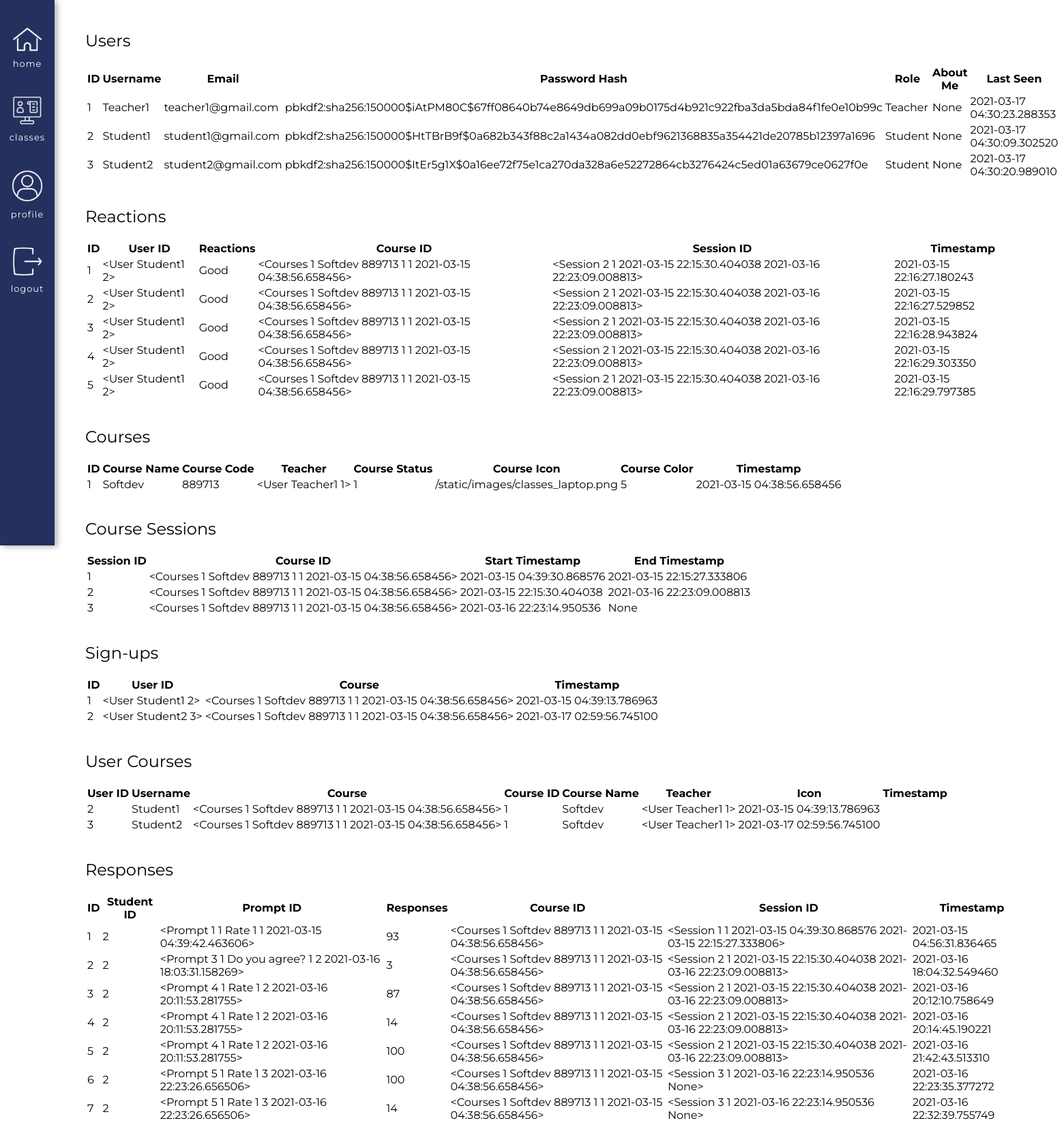
Page /database (signed in, upper part) on the committed database.
### app/models.py (models this page shows, shortened)
class User(UserMixin, db.Model):
    id = db.Column(db.Integer, primary_key=True)
    username = db.Column(db.String(64), index=True, unique=True) # adding columns to the database
    email = db.Column(db.String(120), index=True, unique=True)
    password_hash = db.Column(db.String(128))
    role = db.Column(db.Integer, index=False, unique=False) # 0 is Teacher, 1 is Student
    about_me = db.Column(db.String(140))
    last_seen = db.Column(db.DateTime, default=datetime.utcnow)
    posts = db.relationship('Post', backref='author', lazy='dynamic') # First part is calling it from the Post model, secret field is the backref (author)
    reactions = db.relationship('Reactions', backref='reactor', lazy='dynamic') # This will show all the reactions that this user has made
    teaches = db.relationship('Courses', backref='teacher', lazy='dynamic') # This will show all the courses that the user teaches
    signups = db.relationship('Signups', backref='student', lazy='dynamic') # This will show all of the signups of that user
    responses = db.relationship('Responses', backref='student_responder', lazy='dynamic') # This will show all the responses of that user
    prompts = db.relationship('Prompts', backref='teacher_prompter', lazy='dynamic') # This will show all forms of that teacher
    def __repr__(self):
        return '<User {} {}>'.format(self.username, self.id)

class Reactions(db.Model): # A base class for all models from Flask SQLAlchemy
    id = db.Column(db.Integer, primary_key=True) # every new database should have an ID so it knows how to organize the info passed in
    user_id = db.Column(db.Integer, db.ForeignKey('user.id')) # Taking the user ID from the user model, using the backref of reactor will show you the actual user
    reactions = db.Column(db.Integer, index=False, unique=False) # Creating a new column in the database for emotions. Not unique and not indexable
    reactions_course_id = db.Column(db.Integer, db.ForeignKey('courses.id')) # Using backref of course_actual will show you the actual course
    session_id = db.Column(db.Integer, db.ForeignKey('session.id')) # Using backref actual_session of will show you the actual session, e.g. <Session>
    timestamp = db.Column(db.DateTime, index=True, default=datetime.utcnow) # Timestamp

class Courses(db.Model):
    id = db.Column(db.Integer, primary_key=True) # Always need ID
    course_name = db.Column(db.String(140), index=False, unique=False) # Not indexable or unique bc many people can have the same course
    code = db.Column(db.Integer, index=True, unique=True) # Indexable to link it back to the course name
    timestamp = db.Column(db.DateTime, index=True, default=datetime.utcnow) # Timestamp
    status = db.Column(db.Integer, index=False, unique=False, default=0) # 0 means the class is inactive, 1 is active
    teacher_id = db.Column(db.Integer, db.ForeignKey('user.id'))  # Taking the user ID from the user model, using backref of teacher will show you the actual teacher
    icon = db.Column(db.String(220), index=False, unique=False, default="/static/images/classes_books.png") # Icon option, turtle gif is set as the default
    color = db.Column(db.Integer, index=False, unique=False, default=0) # Adding the option to decide the color of the class
    signups = db.relationship('Signups', backref='course_id', lazy='dynamic') # This will show all the student signups for this course
    reactions = db.relationship('Reactions', backref='course_actual', lazy='dynamic') # This will show all the reactions for this course
    session = db.relationship('Session', backref='session_course_id', lazy='dynamic') # This will show you all the sessions of the course
    forms = db.relationship('Prompts', backref='course_form', lazy='dynamic') # This will show you all of the forms of the course
    responses = db.relationship('Responses', backref='course_response', lazy='dynamic') # This will show you all of the responses of the course
    def __repr__(self):
        return '<Courses {} {} {} {} {} {}>'.format(self.id, self.course_name, self.code, self.teacher_id, self.status, self.timestamp)

class Session(db.Model):
    id = db.Column(db.Integer, primary_key=True)
    course_id = db.Column(db.Integer, db.ForeignKey('courses.id')) # Using the backref of session_course_id will show you the actual course
    timestamp_start = db.Column(db.DateTime, index=True, default=datetime.utcnow) # Timestamp of the class starting
    timestamp_end = db.Column(db.DateTime, index=True) # Timestamp of the class ending
    reactions = db.relationship('Reactions', backref='actual_session', lazy='dynamic') # This will show all the reactions for that session
    forms = db.relationship('Prompts', backref='session_form', lazy='dynamic') # This will show you all of the forms of the session
    responses = db.relationship('Responses', backref='session_response', lazy='dynamic') # This will show you all of the responses of the session
    def __repr__(self):
        return '<Session {} {} {} {}>'.format(self.id, self.course_id, self.timestamp_start, self.timestamp_end)

class Signups(db.Model):
    id = db.Column(db.Integer, primary_key=True) # Always need ID
    user_id = db.Column(db.Integer, db.ForeignKey('user.id')) # Using the backref student will show you the actual student who signed up, inside of the foreign key should be lowercase
    course = db.Column(db.Integer, db.ForeignKey('courses.id')) # Using the backref course_id will show you the actual id of the course
    timestamp = db.Column(db.DateTime, index=True, default=datetime.utcnow) # Timestamp

class Responses(db.Model):
    id = db.Column(db.Integer, primary_key=True) # every new database should have an ID so it knows how to organize the info passed in
    student_id = db.Column(db.Integer, db.ForeignKey('user.id')) # Taking the user ID from the user model, using the backref of student_responder will show you the actual user
    form_prompt_id = db.Column(db.Integer, db.ForeignKey('prompts.id')) # Using the backref of responder will show the actual prompt
    form_responses = db.Column(db.Integer, index=False, unique=False) # Creating a new column in the database for responses. Not unique and not indexable
    form_course_id = db.Column(db.Integer, db.ForeignKey('courses.id')) # Using backref of course_response will show you the actual course
    session_id = db.Column(db.Integer, db.ForeignKey('session.id')) # Using backref actual_session of will show you the actual session, e.g. <Session>
    timestamp = db.Column(db.DateTime, index=True, default=datetime.utcnow) # Timestamp
    def __repr__(self):
        return '<Response {} {} {} {} {} {} {}>'.format(self.id, self.student_id, self.form_prompt_id, self.form_responses, self.form_course_id, self.session_id, self.timestamp)

class Prompts(db.Model):
    id = db.Column(db.Integer, primary_key=True) # every new database should have an ID so it knows how to organize the info passed in
    teacher_id = db.Column(db.Integer, db.ForeignKey('user.id')) # Taking the user ID from the user model, using the backref of teacher_prompter will show you the actual user
    form_question = db.Column(db.String(140))
    form_options = db.Column(db.Integer, default=0)
    responses = db.relationship('Responses', backref='responder', lazy='dynamic') # This will show all responses to this form
    form_course_id = db.Column(db.Integer, db.ForeignKey('courses.id')) # Using backref of course_form will show you the actual course
    session_id = db.Column(db.Integer, db.ForeignKey('session.id')) # Using backref actual_session of will show you the actual session, e.g. <Session>
    timestamp = db.Column(db.DateTime, index=True, default=datetime.utcnow) # Timestamp
    def __repr__(self):
        return '<Prompt {} {} {} {} {} {}>'.format(self.id, self.teacher_id, self.form_question, self.form_course_id, self.session_id, self.timestamp)

### app/routes.py (the view)
@app.route('/database')
def database():
    user_all = User.query.all() # All the users are stored in this variable, to be used in the HTML
    reactions_all = Reactions.query.all()
    courses_all = Courses.query.all()
    signups_all = Signups.query.all()
    session_all = Session.query.all()
    prompts_all = Prompts.query.all()
    responses_all = Responses.query.all()
    user_signups = User.query.join(Signups, (Signups.user_id == User.id)).join(Courses, (Courses.id == Signups.course))
    return render_template('database.html',
                            user_all=user_all,
                            reactions_all=reactions_all,
                            courses_all=courses_all,
                            session_all=session_all,
                            signups_all=signups_all,
                            user_signups=user_signups,
                            title='Database',
                            responses_all=responses_all,
                            prompts_all=prompts_all) # Have to pass in your variables above in here

### app/models.py (called while the page is built)
@login.user_loader
def load_user(id):
        return User.query.get(int(id))

### app/routes.py (called while the page is built)
@app.before_request # This function will be executed right before the view function
def before_request():
    if current_user.is_authenticated: # Checks whether the current user is logged in
        current_user.last_seen = datetime.utcnow() # Sets the last seen to the date using the UTC time zone
        db.session.commit() # Don't need to do db.session.add() because the user is already in the database (using a current_user)

### app/templates/database.html (shortened to what this page needs)
{% extends "base.html" %}
{% block content %}
    <h2>Users</h2>
    <table>
    <tr>
        <th>ID</th>
        <th>Username</th>
        <th>Email</th>
        <th>Password Hash</th>
        <th>Role</th>
        <th>About Me</th>
        <th>Last Seen</th>
    </tr>
    {% for user in user_all %}
        <tr>
            <td>{{ user.id }}</td>
            <td>{{ user.username }}</td>
            <td>{{ user.email }}</td>
            <td>{{ user.password_hash }}</td>
            {% if user.role == 0 %}
                <td>Teacher</td>
            {% else %}
                <td>Student</td>
            {% endif %}
            <td>{{ user.about_me }}</td>
            <td>{{ user.last_seen }}</td>
        </tr>
    {% endfor %}
    </table>
    <br>
    <h2>Reactions</h2>
    <table>
    <tr>
        <th>ID</th>
        <th>User ID</th>
        <th>Reactions</th>
        <th>Course ID</th>
        <th>Session ID</th>
        <th>Timestamp</th>
    </tr>
    {% for r in reactions_all %}
        <tr>
            <td>{{ r.id }}</td>
            <td>{{ r.reactor }}</td>
            {% if r.reactions == 0 %}
                <td>Good</td>
            {% elif r.reactions == 1 %}
                <td>Okay</td>
            {% elif r.reactions == 2 %}
                <td>Bad</td>
            {% elif r.reactions == 7 %}
                <td>Slower</td>
            {% elif r.reactions == 6 %}
                <td>Faster</td>
            {% endif %}
            <td>{{ r.course_actual }}</td>
            <td>{{ r.actual_session }}</td>
            <td>{{ r.timestamp }}</td>
        </tr>
    {% endfor %}
    </table>
    <br>
    <h2>Courses</h2>
    <table>
    <tr>
        <th>ID</th>
        <th>Course Name</th>
        <th>Course Code</th>
        <th>Teacher</th>
        <th>Course Status</th>
        <th>Course Icon</th>
        <th>Course Color</th>
        <th>Timestamp</th>
    </tr>
    {% for c in courses_all %}
        <tr>
            <td>{{ c.id }}</td>
            <td>{{ c.course_name }}</td>
            <td>{{ c.code }}</td>
            <td>{{ c.teacher }}</td>
            <td>{{ c.status }}</td>
            <td>{{ c.icon }}</td>
            <td>{{ c.color }}</td>
            <td>{{ c.timestamp }}</td>
        </tr>
    {% endfor %}
    </table>
    <br>
    <h2>Course Sessions</h2>
    <table>
    <tr>
        <th>Session ID </th>
        <th>Course ID</th>
        <th>Start Timestamp</th>
        <th>End Timestamp</th>
    </tr>
    {% for s in session_all %}
        <tr>
            <td>{{ s.id }}</td>
            <td>{{ s.session_course_id }}</td>
            <td>{{ s.timestamp_start }}</td>
            <td>{{ s.timestamp_end }}</td>
        </tr>
    {% endfor %}
    </table>
    <br>
    <h2>Sign-ups</h2>
    <table>
    <tr>
        <th>ID</th>
        <th>User ID</th>
        <th>Course</th>
        <th>Timestamp</th>
    </tr>
    {% for s in signups_all %}
        <tr>
            <td>{{ s.id }}</td>
            <td>{{ s.student }}</td>
            <td>{{ s.course_id }}</td>
            <td>{{ s.timestamp }}</td>
        </tr>
    {% endfor %}
    </table>
    <br>
    <h2>User Courses</h2>
    <table>
    <tr>
        <th>User ID </th>
        <th>Username</th>
        <th>Course </th>
        <th>Course ID</th>
        <th>Course Name</th>
        <th>Teacher</th>
        <th>Icon</th>
        <th>Timestamp</th>
    </tr>
    {% for u in user_signups %}
        {% for i in u.signups %}
            <tr>
                <td>{{ u.id }}</td>
                <td>{{ u.username }}</td>
                <td>{{ i.course_id }}</td>
                <td>{{ i.course_id.id }}</td>
                <td>{{ i.course_id.course_name }}</td>
                <td>{{ i.course_id.teacher }}</td>
                <td>{{ i.timestamp }}</td>
            </tr>
        {% endfor %}
    {% endfor %}
    </table>
    <br>
    <h2>Responses</h2>
    <table>
    <tr>
        <th>ID</th>
        <th>Student ID</th>
        <th>Prompt ID</th>
        <th>Responses</th>
        <th>Course ID</th>
        <th>Session ID</th>
        <th>Timestamp</th>
    </tr>
    {% for r in responses_all %}
        <tr>
            <td>{{ r.id }}</td>
            <td>{{ r.student_id }}</td>
            <td>{{ r.responder }}</td>
            <td>{{ r.form_responses }}</td>
            <td>{{ r.course_response }}</td>
            <td>{{ r.session_response }}</td>
            <td>{{ r.timestamp }}</td>
        </tr>
    {% endfor %}
    </table>
    <br>
    <br>
{% endblock %}

### app/static/css/base.css (style rules this page uses)
body { margin: 0 !important; font-family: "Montserrat", sans-serif; }
h2, h3 { font-weight: 400; }

### rows in the picture
User: id "1", username "Teacher1", email "teacher1@gmail.com", password_hash "pbkdf2:sha256:150000$iAtPM80C$67ff08640b74e8649db699a09b0175d4b921c922fba3da5bda84f1fe0e10b99c", role "Teacher", about_me "None", last_seen "2021-03-17 04:30:23.288353"
User: id "2", username "Student1", email "student1@gmail.com", password_hash "pbkdf2:sha256:150000$HtTBrB9f$0a682b343f88c2a1434a082dd0ebf9621368835a354421de20785b12397a1696", role "Student", about_me "None", last_seen "2021-03-17 04:30:09.302520"
User: id "3", username "Student2", email "student2@gmail.com", password_hash "pbkdf2:sha256:150000$ItEr5g1X$0a16ee72f75e1ca270da328a6e52272864cb3276424c5ed01a63679ce0627f0e", role "Student", about_me "None", last_seen "2021-03-17 04:30:20.989010"
Reactions: id "1", reactor "<User Student1 2>", reactions "Good", course_actual "<Courses 1 Softdev 889713 1 1 2021-03-15 04:38:56.658456>", actual_session "<Session 2 1 2021-03-15 22:15:30.404038 2021-03-16 22:23:09.008813>", timestamp "2021-03-15 22:16:27.180243"
Reactions: id "2", reactor "<User Student1 2>", reactions "Good", course_actual "<Courses 1 Softdev 889713 1 1 2021-03-15 04:38:56.658456>", actual_session "<Session 2 1 2021-03-15 22:15:30.404038 2021-03-16 22:23:09.008813>", timestamp "2021-03-15 22:16:27.529852"
Reactions: id "3", reactor "<User Student1 2>", reactions "Good", course_actual "<Courses 1 Softdev 889713 1 1 2021-03-15 04:38:56.658456>", actual_session "<Session 2 1 2021-03-15 22:15:30.404038 2021-03-16 22:23:09.008813>", timestamp "2021-03-15 22:16:28.943824"
Reactions: id "4", reactor "<User Student1 2>", reactions "Good", course_actual "<Courses 1 Softdev 889713 1 1 2021-03-15 04:38:56.658456>", actual_session "<Session 2 1 2021-03-15 22:15:30.404038 2021-03-16 22:23:09.008813>", timestamp "2021-03-15 22:16:29.303350"
Reactions: id "5", reactor "<User Student1 2>", reactions "Good", course_actual "<Courses 1 Softdev 889713 1 1 2021-03-15 04:38:56.658456>", actual_session "<Session 2 1 2021-03-15 22:15:30.404038 2021-03-16 22:23:09.008813>", timestamp "2021-03-15 22:16:29.797385"
Courses: id "1", course_name "Softdev", code "889713", teacher "<User Teacher1 1>", status "1", icon "/static/images/classes_laptop.png", color "5", timestamp "2021-03-15 04:38:56.658456"
Signups: id "1", student "<User Student1 2>", course_id "<Courses 1 Softdev 889713 1 1 2021-03-15 04:38:56.658456>", timestamp "2021-03-15 04:39:13.786963", course_id.id "1", course_id.course_name "Softdev", course_id.teacher "<User Teacher1 1>"
Signups: id "2", student "<User Student2 3>", course_id "<Courses 1 Softdev 889713 1 1 2021-03-15 04:38:56.658456>", timestamp "2021-03-17 02:59:56.745100", course_id.id "1", course_id.course_name "Softdev", course_id.teacher "<User Teacher1 1>"
Responses: id "1", student_id "2", responder "<Prompt 1 1 Rate 1 1 2021-03-15 04:39:42.463606>", form_responses "93", course_response "<Courses 1 Softdev 889713 1 1 2021-03-15 04:38:56.658456>", session_response "<Session 1 1 2021-03-15 04:39:30.868576 2021-03-15 22:15:27.333806>", timestamp "2021-03-15 04:56:31.836465"
Responses: id "2", student_id "2", responder "<Prompt 3 1 Do you agree? 1 2 2021-03-16 18:03:31.158269>", form_responses "3", course_response "<Courses 1 Softdev 889713 1 1 2021-03-15 04:38:56.658456>", session_response "<Session 2 1 2021-03-15 22:15:30.404038 2021-03-16 22:23:09.008813>", timestamp "2021-03-16 18:04:32.549460"
Responses: id "3", student_id "2", responder "<Prompt 4 1 Rate 1 2 2021-03-16 20:11:53.281755>", form_responses "87", course_response "<Courses 1 Softdev 889713 1 1 2021-03-15 04:38:56.658456>", session_response "<Session 2 1 2021-03-15 22:15:30.404038 2021-03-16 22:23:09.008813>", timestamp "2021-03-16 20:12:10.758649"
Responses: id "4", student_id "2", responder "<Prompt 4 1 Rate 1 2 2021-03-16 20:11:53.281755>", form_responses "14", course_response "<Courses 1 Softdev 889713 1 1 2021-03-15 04:38:56.658456>", session_response "<Session 2 1 2021-03-15 22:15:30.404038 2021-03-16 22:23:09.008813>", timestamp "2021-03-16 20:14:45.190221"
Responses: id "5", student_id "2", responder "<Prompt 4 1 Rate 1 2 2021-03-16 20:11:53.281755>", form_responses "100", course_response "<Courses 1 Softdev 889713 1 1 2021-03-15 04:38:56.658456>", session_response "<Session 2 1 2021-03-15 22:15:30.404038 2021-03-16 22:23:09.008813>", timestamp "2021-03-16 21:42:43.513310"
Responses: id "6", student_id "2", responder "<Prompt 5 1 Rate 1 3 2021-03-16 22:23:26.656506>", form_responses "100", course_response "<Courses 1 Softdev 889713 1 1 2021-03-15 04:38:56.658456>", session_response "<Session 3 1 2021-03-16 22:23:14.950536 None>", timestamp "2021-03-16 22:23:35.377272"
Responses: id "7", student_id "2", responder "<Prompt 5 1 Rate 1 3 2021-03-16 22:23:26.656506>", form_responses "14", course_response "<Courses 1 Softdev 889713 1 1 2021-03-15 04:38:56.658456>", session_response "<Session 3 1 2021-03-16 22:23:14.950536 None>", timestamp "2021-03-16 22:32:39.755749"

### other values in the picture
{{ s.id }} "1"
{{ s.session_course_id }} "<Courses 1 Softdev 889713 1 1 2021-03-15 04:38:56.658456>"
{{ s.timestamp_start }} "2021-03-15 04:39:30.868576"
{{ s.timestamp_end }} "2021-03-15 22:15:27.333806"
{{ s.id }} "2"
{{ s.timestamp_start }} "2021-03-15 22:15:30.404038"
{{ s.timestamp_end }} "2021-03-16 22:23:09.008813"
{{ s.id }} "3"
{{ s.timestamp_start }} "2021-03-16 22:23:14.950536"
{{ s.timestamp_end }} "None"
